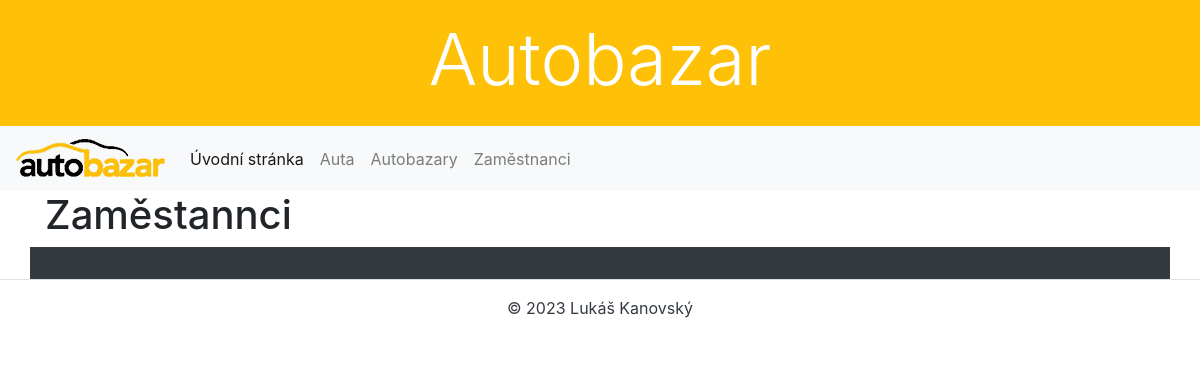
Page /autobazar/zamestnanci on the earlier database version.
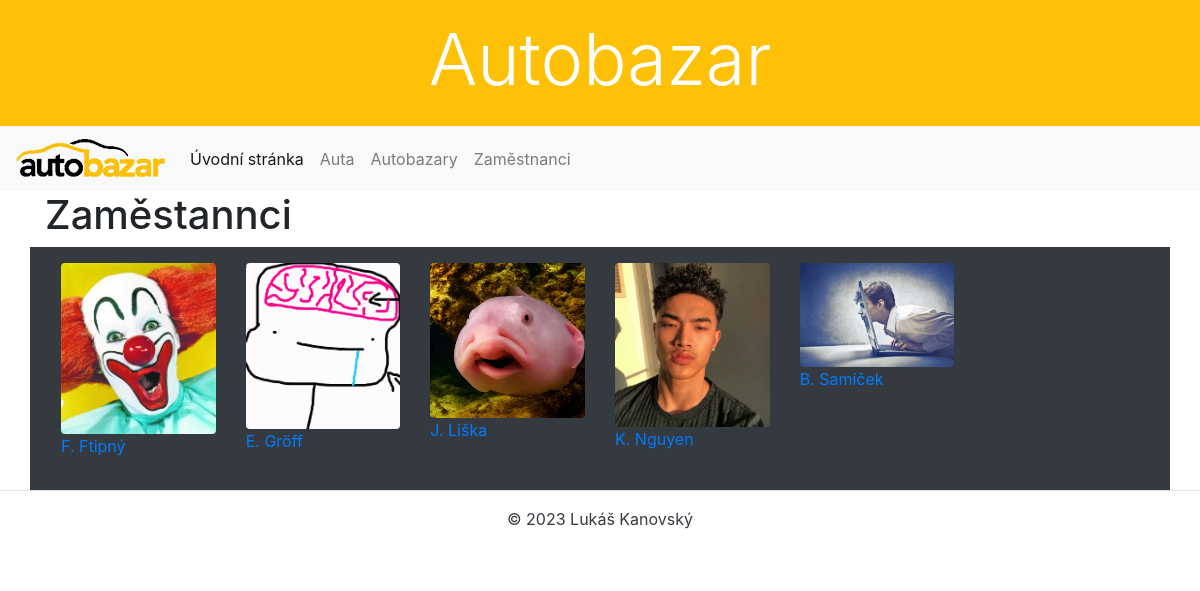
Same page on the later database version.
### autobazar/models.py (models this page shows, shortened)
class Zamestnanec(models.Model):
    jmeno = models.CharField(max_length=50, null=False, blank=False, verbose_name='Jméno zaměstnance', help_text='Zadejte jméno zaměstnance')
    prijmeni = models.CharField(max_length=50, null=False, blank=False, verbose_name='Příjmení zaměstnance', help_text='Zadejte příjmení zaměstnance')
    obec = models.CharField(max_length=100, null=False, blank=False, verbose_name='Obec', help_text='Zadejte obec, ve které zaměstnanec bydlí')
    ulice = models.CharField(max_length=50, null=True, verbose_name='Ulice', help_text='Zadejte ulici, ve které zaměstnanec bydlí')
    cislo_popisne = models.PositiveSmallIntegerField(null=False, blank=False, verbose_name='Číslo popisné', help_text='Zadejte číslo popisné')
    psc = models.PositiveIntegerField(null=False, blank=False, verbose_name='PSČ', help_text='Zadejte PSČ')
    telefon = models.CharField(max_length=20, verbose_name='Telefon', help_text='Zadejte telefonní číslo zaměstnance (včetně předvolby)',
                               validators=[RegexValidator(regex='^(\\+420)? ?[1-9][0-9]{2}( ?[0-9]{3}){2}$',message='Zadejte prosím platné telefonní číslo.')])
    fotka = models.ImageField(upload_to='zamestnanci', null=True, blank=True, verbose_name='Fotka zaměstnance', help_text='Nahrejte fotku zaměstnance')
    autobazar = models.ForeignKey('Autobazar', on_delete=models.CASCADE, verbose_name='Autobazar', help_text='Vyberte autobazar, ve kterém zaměstnanec pracuje', default=0)
    class Meta:
        verbose_name = 'Zamestnanec'
        verbose_name_plural = 'Zamestnanci'
        ordering = ['prijmeni', 'jmeno']

### autobazar/views.py (the view)
# urls.py: path('zamestnanci', views.zamestnanci, name='zamestnanci'),
def zamestnanci(request):
    context = {
        'zamestnanci': Zamestnanec.objects.all(),
    }
    return render(request, 'zamestnanci.html', context=context)

### autobazar/templates/zamestnanci.html (shortened to what this page needs)
{% extends 'base.html' %}
{% block content %}
    <h1>Zaměstannci</h1>
    <div class="row bg-dark p-3">
    {% for zamestnanec in zamestnanci %}
        <div class="col-lg-2 col-md-4">
            <img src="{{ zamestnanec.fotka.url }}"
                 alt="Fotka: {{ zamestnanec.nazev }}"
                 class="img-fluid rounded">
            <p><a href="{% url 'zamestnanec_detail' zamestnanec.id %}">{{ zamestnanec.jmeno|first }}. {{ zamestnanec.prijmeni }}</a></p>
        </div>
    {% endfor %}
    </div>
{% endblock %}

### autobazar/templates/base.html (shortened to what this page needs)
<!DOCTYPE html>
<html lang="cs">
<head>
    {% load static %}
    <link rel="stylesheet" href="{% static 'bootstrap/bootstrap.min.css' %}">
</head>
<body>
    {% include 'page/header.html' %}
    {% include 'page/navbar.html' %}
    <main class="container">
    {% block content %}{% endblock %}
    </main>
    {% include 'page/footer.html' %}
</body>
</html>

### autobazar/templates/page/header.html
<header class="bg-warning p-3 text-center">
    <h1 class="display-3 text-white bg-warning">Autobazar</h1>
</header>

### autobazar/templates/page/navbar.html (shortened to what this page needs)
{% load static %}
<nav class="navbar navbar-expand-sm navbar-light bg-light">
    <a class="navbar-brand text-dark" href="{% url 'index' %}"><img src="{% static 'img/logo.png' %}" alt="Autobazar"></a>
    <div class="collapse navbar-collapse" id="collapsibleNavId">
        <ul class="navbar-nav mr-auto mt-2 mt-lg-0">
            <li class="nav-item active">
                <a class="nav-link" href="{% url 'index' %}">Úvodní stránka <span class="sr-only">(current)</span></a>
            </li>
            <li class="nav-item">
                <a class="nav-link" href="{% url 'auta' %}">Auta</a>
            </li>
            <li class="nav-item">
                <a class="nav-link" href="{% url 'autobazary' %}">Autobazary</a>
            </li>
            <li>
                <a class="nav-link" href="{% url 'zamestnanci' %}">Zaměstnanci</a>
            </li>
        </ul>
    </div>
</nav>

### autobazar/templates/page/footer.html
<footer class="container-fluid p-3 border-top">
    <p class="text-center text-dark">&copy; 2023 Lukáš Kanovský</p>
</footer>

Differences in the rows shown:
added Zamestnanec: fotka (picture), jmeno|first "F", prijmeni "Ftipný"
added Zamestnanec: fotka (picture), jmeno|first "E", prijmeni "Gröff"
added Zamestnanec: fotka (picture), jmeno|first "J", prijmeni "Liška"
added Zamestnanec: fotka (picture), jmeno|first "K", prijmeni "Nguyen"
added Zamestnanec: fotka (picture), jmeno|first "B", prijmeni "Samíček"
